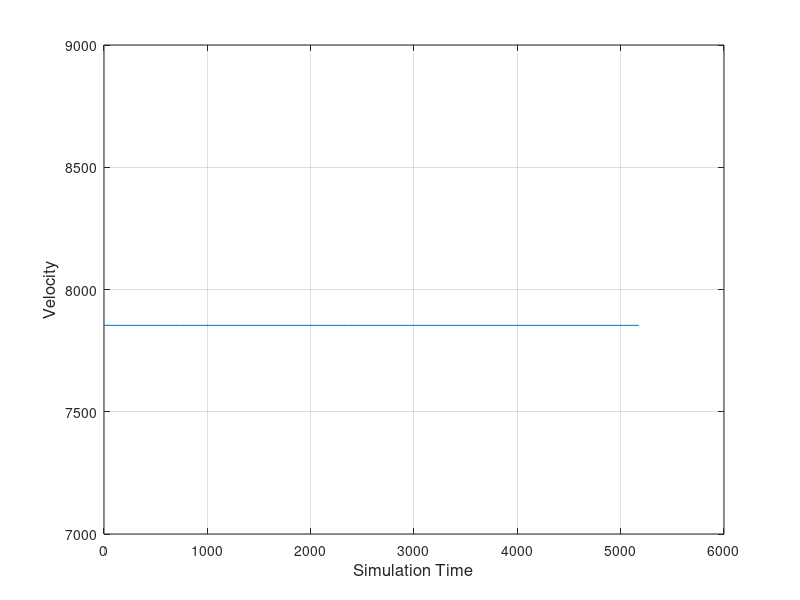
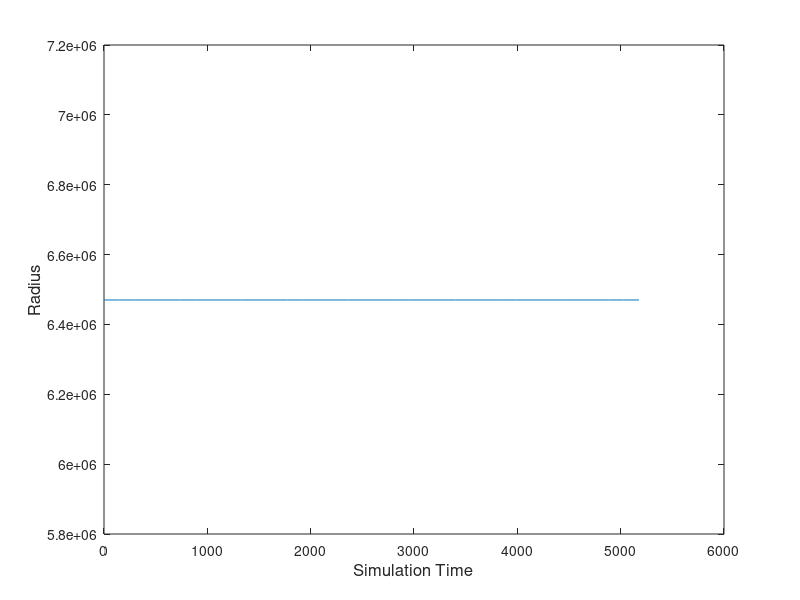
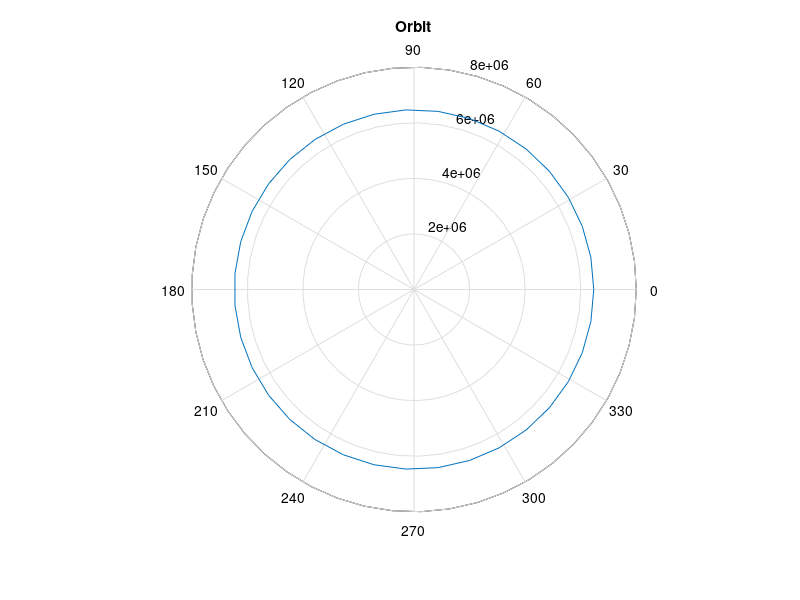

MATLAB code to generate these figures, in order:
clc;
clear all;
G = 6.673e-11;
M = 5.98e24;
ra = 100000;
r = 6.37e6 + ra;
m = 500;
a = (G*M)/(r^2);
v_orb = sqrt((G*M)/r);
T = sqrt(((4*(pi^2))*r^3)/(G*M));
steps = T/35;
simt = -steps;
for i = 1:1:36
    simt = simt+steps;
    t(i) = simt;
    v_o(i) = sqrt((G*M)/r);
    rn(i) = 6.37e6 + ra;
end
figure
plot(t,v_o); xlabel('Simulation Time', 'FontSize',12);
ylabel('Velocity', 'FontSize',12);
grid;
figure
plot(t,rn); xlabel('Simulation Time', 'FontSize',12);
ylabel('Radius', 'FontSize',12);
th = 2*pi*t/T;
rho = sqrt((t.^2)+(rn.^2));
figure
polar(th,rho)
title('Orbit')